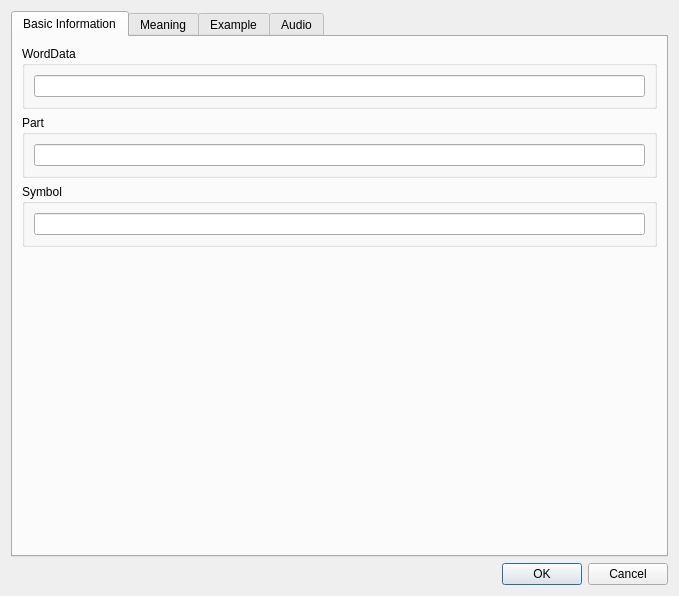
<?xml version="1.0" encoding="UTF-8"?>
<ui version="4.0">
 <class>Dialog</class>
 <widget class="QDialog" name="Dialog">
  <property name="geometry">
   <rect>
    <x>0</x>
    <y>0</y>
    <width>679</width>
    <height>596</height>
   </rect>
  </property>
  <property name="windowTitle">
   <string>Edit WordData Data</string>
  </property>
  <layout class="QVBoxLayout" name="verticalLayout">
   <item>
    <widget class="QTabWidget" name="tabWidget">
     <property name="currentIndex">
      <number>0</number>
     </property>
     <widget class="QWidget" name="tab">
      <attribute name="title">
       <string>Basic Information</string>
      </attribute>
      <layout class="QVBoxLayout" name="verticalLayout_2">
       <item>
        <widget class="QGroupBox" name="groupBox">
         <property name="title">
          <string>WordData</string>
         </property>
         <layout class="QHBoxLayout" name="horizontalLayout">
          <item>
           <widget class="QLineEdit" name="word_lineEdit">
            <property name="readOnly">
             <bool>false</bool>
            </property>
           </widget>
          </item>
         </layout>
        </widget>
       </item>
       <item>
        <widget class="QGroupBox" name="groupBox_2">
         <property name="title">
          <string>Part</string>
         </property>
         <layout class="QHBoxLayout" name="horizontalLayout_2">
          <item>
           <widget class="QLineEdit" name="part_lineEdit"/>
          </item>
         </layout>
        </widget>
       </item>
       <item>
        <widget class="QGroupBox" name="groupBox_3">
         <property name="title">
          <string>Symbol</string>
         </property>
         <layout class="QHBoxLayout" name="horizontalLayout_3">
          <item>
           <widget class="QLineEdit" name="symbol_lineEdit"/>
          </item>
         </layout>
        </widget>
       </item>
       <item>
        <spacer name="verticalSpacer">
         <property name="orientation">
          <enum>Qt::Orientation::Vertical</enum>
         </property>
         <property name="sizeHint" stdset="0">
          <size>
           <width>20</width>
           <height>40</height>
          </size>
         </property>
        </spacer>
       </item>
      </layout>
     </widget>
     <widget class="QWidget" name="tab_2">
      <attribute name="title">
       <string>Meaning</string>
      </attribute>
      <layout class="QVBoxLayout" name="verticalLayout_3">
       <item>
        <widget class="QTextEdit" name="meaning_textEdit"/>
       </item>
      </layout>
     </widget>
     <widget class="QWidget" name="tab_4">
      <attribute name="title">
       <string>Example</string>
      </attribute>
      <layout class="QVBoxLayout" name="verticalLayout_4">
       <item>
        <widget class="QTextEdit" name="example_textEdit"/>
       </item>
      </layout>
     </widget>
     <widget class="QWidget" name="tab_3">
      <attribute name="title">
       <string>Audio</string>
      </attribute>
      <layout class="QVBoxLayout" name="verticalLayout_5">
       <item>
        <widget class="QGroupBox" name="groupBox_4">
         <property name="title">
          <string>URL</string>
         </property>
         <layout class="QHBoxLayout" name="horizontalLayout_4">
          <item>
           <widget class="QLineEdit" name="audio_lineEdit"/>
          </item>
         </layout>
        </widget>
       </item>
       <item>
        <widget class="QPushButton" name="audio_test_pushButton">
         <property name="text">
          <string>Test</string>
         </property>
        </widget>
       </item>
       <item>
        <spacer name="verticalSpacer_2">
         <property name="orientation">
          <enum>Qt::Orientation::Vertical</enum>
         </property>
         <property name="sizeHint" stdset="0">
          <size>
           <width>20</width>
           <height>384</height>
          </size>
         </property>
        </spacer>
       </item>
      </layout>
     </widget>
    </widget>
   </item>
   <item>
    <widget class="QDialogButtonBox" name="buttonBox">
     <property name="orientation">
      <enum>Qt::Orientation::Horizontal</enum>
     </property>
     <property name="standardButtons">
      <set>QDialogButtonBox::StandardButton::Cancel|QDialogButtonBox::StandardButton::Ok</set>
     </property>
    </widget>
   </item>
  </layout>
 </widget>
 <resources/>
 <connections>
  <connection>
   <sender>buttonBox</sender>
   <signal>accepted()</signal>
   <receiver>Dialog</receiver>
   <slot>accept()</slot>
   <hints>
    <hint type="sourcelabel">
     <x>248</x>
     <y>254</y>
    </hint>
    <hint type="destinationlabel">
     <x>157</x>
     <y>274</y>
    </hint>
   </hints>
  </connection>
  <connection>
   <sender>buttonBox</sender>
   <signal>rejected()</signal>
   <receiver>Dialog</receiver>
   <slot>reject()</slot>
   <hints>
    <hint type="sourcelabel">
     <x>316</x>
     <y>260</y>
    </hint>
    <hint type="destinationlabel">
     <x>286</x>
     <y>274</y>
    </hint>
   </hints>
  </connection>
 </connections>
</ui>
